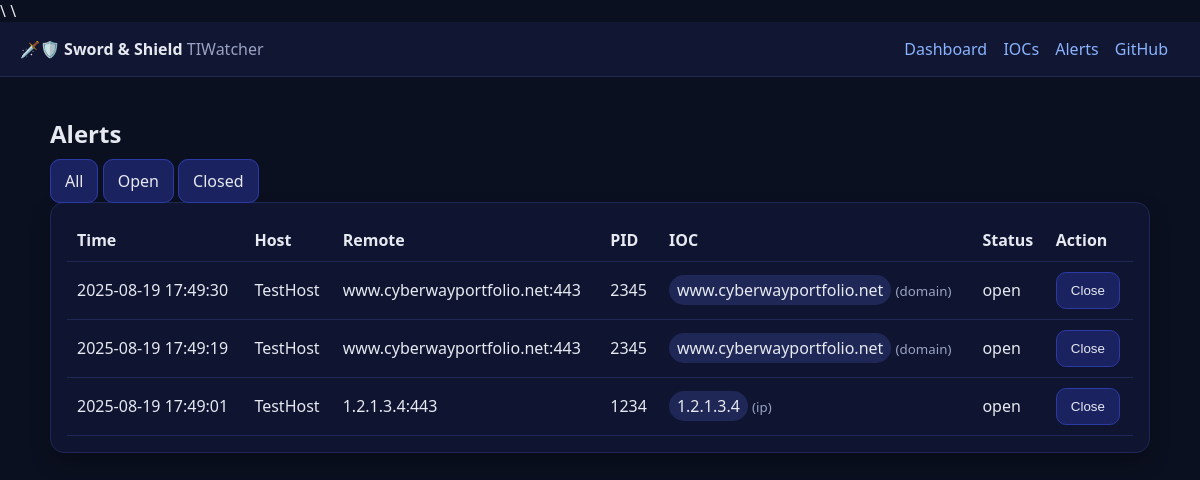
Screenshot of /alerts with the database file from the repository.
### app.py (models this page shows)
class Alert(db.Model):
    id = db.Column(db.Integer, primary_key=True)
    ioc_id = db.Column(db.Integer, db.ForeignKey('ioc.id'), nullable=False)  # <- was 'IOC.id'
    connection_id = db.Column(db.Integer, db.ForeignKey('connection.id'), nullable=False)
    status = db.Column(db.String(20), default="open")
    created_at = db.Column(db.DateTime, default=datetime.utcnow, index=True)
    ioc = db.relationship('IOC')
    connection = db.relationship('Connection')

class Connection(db.Model):
    id = db.Column(db.Integer, primary_key=True)
    host = db.Column(db.String(128), nullable=False)
    pid = db.Column(db.Integer)
    exe = db.Column(db.String(255))
    laddr = db.Column(db.String(255))
    raddr = db.Column(db.String(255))
    rport = db.Column(db.Integer)
    ts = db.Column(db.DateTime, default=datetime.utcnow, index=True)

class IOC(db.Model):
    id = db.Column(db.Integer, primary_key=True)
    value = db.Column(db.String(255), nullable=False, unique=True)
    ioc_type = db.Column(db.String(20), nullable=False, default="ip")  # ip|domain
    enabled = db.Column(db.Boolean, default=True)
    created_at = db.Column(db.DateTime, default=datetime.utcnow)

### app.py (the view)
@app.route("/alerts")
def alerts():
    qstatus = request.args.get("status")
    query = Alert.query.order_by(Alert.created_at.desc())
    if qstatus in {"open","closed"}:
        query = query.filter_by(status=qstatus)
    items = query.limit(500).all()
    return render_template("alerts.html", items=items, qstatus=qstatus)

### app.py (called while the page is built)
@app.template_filter("dt")
def fmt_dt(v):
    if not v: return ""
    return v.strftime("%Y-%m-%d %H:%M:%S")

### templates/alerts.html (shortened to what this page needs)
{% extends "base.html" %}
{% block content %}
<h2>Alerts{% if qstatus %} – {{ qstatus|title }}{% endif %}</h2>
<div style="margin-bottom:10px">
  <a class="btn" href="{{ url_for('alerts') }}">All</a>
  <a class="btn" href="{{ url_for('alerts', status='open') }}">Open</a>
  <a class="btn" href="{{ url_for('alerts', status='closed') }}">Closed</a>
</div>
<div class="card">
  <table>
    <thead><tr><th>Time</th><th>Host</th><th>Remote</th><th>PID</th><th>IOC</th><th>Status</th><th>Action</th></tr></thead>
    <tbody>
      {% for a in items %}
      <tr>
        <td>{{ a.created_at|dt }}</td>
        <td>{{ a.connection.host }}</td>
        <td>{{ a.connection.raddr }}:{{ a.connection.rport }}</td>
        <td>{{ a.connection.pid }}</td>
        <td><span class="badge">{{ a.ioc.value }}</span> <small class="muted">({{ a.ioc.ioc_type }})</small></td>
        <td>{{ a.status }}</td>
        <td>
          {% if a.status == "open" %}
          <form class="inline" method="post" action="{{ url_for('close_alert', alert_id=a.id) }}"><button class="btn" type="submit">Close</button></form>
          {% else %}—{% endif %}
        </td>
      </tr>
      {% else %}
      <tr><td colspan="7" class="muted">No alerts.</td></tr>
      {% endfor %}
    </tbody>
  </table>
</div>
{% endblock %}

### templates/base.html (style rules this page uses)
body { font-family: system-ui, -apple-system, Segoe UI, Roboto, Arial, sans-serif; margin:0; background:#0b1020; color:#e6e9f0; }
a { color:#8ab4ff; text-decoration:none; }
.card { background:#0f1531; border:1px solid #1e2755; border-radius:14px; padding:16px; box-shadow: 0 10px 20px rgba(0,0,0,.25); }
.muted { color:#9aa3c3; }
.btn { background:#1a2260; border:1px solid #2b3aa4; padding:10px 14px; border-radius:10px; color:#e6e9f0; }
table { width:100%; border-collapse:collapse; }
th, td { padding:10px; border-bottom:1px solid #1e2755; text-align:left; }
.badge { padding:4px 8px; border-radius:999px; background:#1e2755; }
form.inline { display:inline; }

### rows the page displays
Alert: created_at|dt "2025-08-19 17:49:30", connection.host "TestHost", connection.raddr "www.cyberwayportfolio.net", connection.rport "443", connection.pid "2345", ioc.value "www.cyberwayportfolio.net", ioc.ioc_type "domain", status "open"
Alert: created_at|dt "2025-08-19 17:49:19", connection.host "TestHost", connection.raddr "www.cyberwayportfolio.net", connection.rport "443", connection.pid "2345", ioc.value "www.cyberwayportfolio.net", ioc.ioc_type "domain", status "open"
Alert: created_at|dt "2025-08-19 17:49:01", connection.host "TestHost", connection.raddr "1.2.1.3.4", connection.rport "443", connection.pid "1234", ioc.value "1.2.1.3.4", ioc.ioc_type "ip", status "open"
